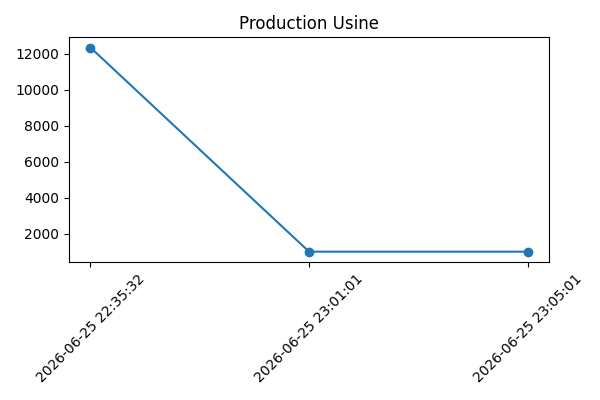

The script that saved this image:
from kivy.uix.screenmanager import Screen
from kivy.uix.boxlayout import BoxLayout
from kivy.uix.button import Button
from kivy.uix.image import Image
from kivy.uix.label import Label

import sqlite3
import matplotlib.pyplot as plt


class Graph(Screen):

    def __init__(self, **kwargs):
        super().__init__(**kwargs)

        self.layout = BoxLayout(
            orientation="vertical",
            spacing=10,
            padding=10
        )

        self.title = Label(text="GRAPHIQUES USINE", font_size=24)
        self.layout.add_widget(self.title)

        # ================= BTN =================
        btn = Button(
            text="📊 Graph Production",
            size_hint=(1, 0.15)
        )
        btn.bind(on_press=self.generate_graph)
        self.layout.add_widget(btn)

        # ================= IMAGE =================
        self.img = Image()
        self.layout.add_widget(self.img)

        # ================= RETOUR =================
        back = Button(
            text="⬅ Retour",
            size_hint=(1, 0.15)
        )
        back.bind(on_press=self.go_back)
        self.layout.add_widget(back)

        self.add_widget(self.layout)

    # ================= RETOUR =================
    def go_back(self, instance):
        self.manager.current = "dashboard"

    # ================= GRAPH =================
    def generate_graph(self, instance):

        try:
            conn = sqlite3.connect("usine.db")
            cur = conn.cursor()

            # ✅ PRODUCTION (BONNE TABLE)
            cur.execute("""
                SELECT date, quantite
                FROM production
                ORDER BY id ASC
            """)

            data = cur.fetchall()
            conn.close()

            if not data:
                self.title.text = "Aucune donnée"
                return

            dates = [d[0] for d in data]
            values = [d[1] for d in data]

            plt.clf()
            plt.figure(figsize=(6, 4))
            plt.plot(dates, values, marker="o")

            plt.title("Production Usine")
            plt.xticks(rotation=45)
            plt.tight_layout()

            file = "graph.png"
            plt.savefig(file)
            plt.close()

            self.img.source = file
            self.img.reload()

            self.title.text = "Graphique généré ✔"

        except Exception as e:
            self.title.text = f"Erreur: {e}"
